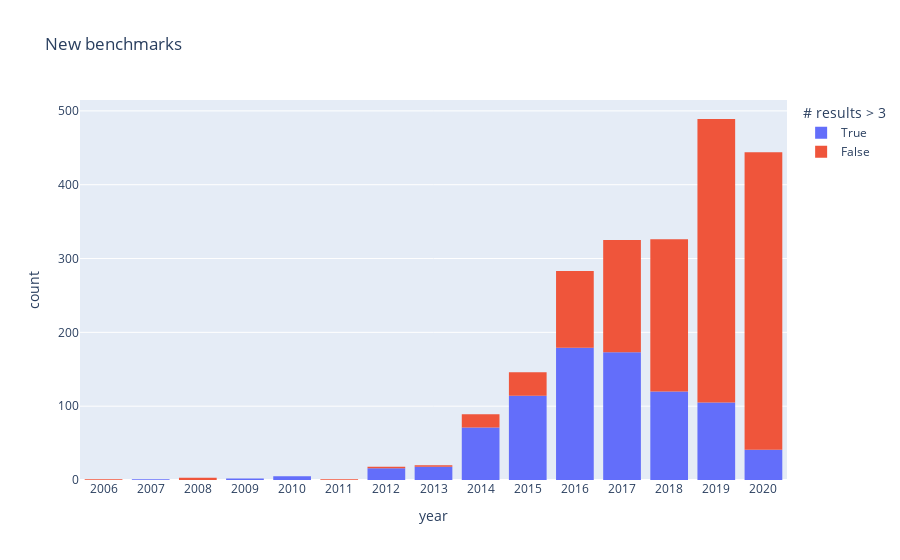
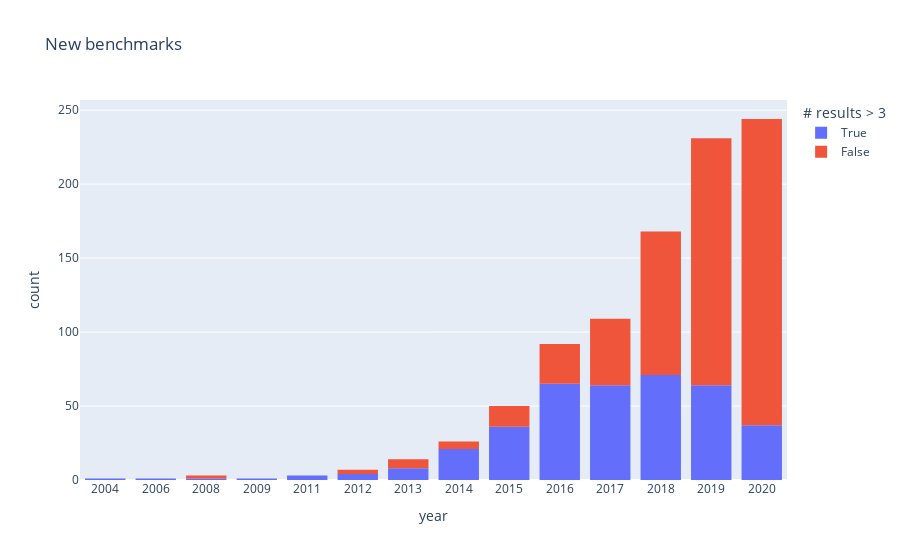

Notebook source saved alongside these figures, in order:
### Markdown cell above
## New Benchmarks

Below chart depicts the number of new benchmarks every year (Different metrics of a benchmark are aggregated, meaning the year a benchmark is reported as NEW is the year **any** metric is first reported)

\# results > 3: benchmark has at least 3 reported results in at least one metric; examples: 
+ True if 4 results in accuracy, only 1 in recall
+ False if 2 results in accuracy, 2 in recall

### Code cell
#@title New benchmarks
all["year"] = all["date"].dt.year

new = all.copy(deep = True)

new["# results > 3"] = True
idxe = all.groupby(["top_level_class_label", "task_label", "dataset_label", "metric_label"]).filter(lambda x: len(x) <= 3).index
new.loc[list(idxe),"# results > 3"] = False

new = new.groupby(["top_level_class", "top_level_class_label", "task_label", "dataset_label", "year"])["# results > 3"].any().reset_index()

new = new.groupby(["top_level_class", "top_level_class_label", "task_label", "dataset_label", "# results > 3"])['year'].min().reset_index()

new = new[new["year"] < YEAR_NOW]


for _, grp in new.groupby(["top_level_class"]):   
    print(grp.iloc[0]['top_level_class_label'])
    # group = pd.read_csv(f"trajectory_grouping_{grp.iloc[0]['top_level_class'].replace('https://identifiers.org/ito:', '')}.csv")
    grp["year"] = grp["year"].astype(str)
    grp = grp.sort_values(by="# results > 3", ascending=False)
    # set cumulative = True, # benchmarkes created till now
    fig = px.histogram(grp, x="year", title='New benchmarks', color="# results > 3").update_xaxes(categoryorder='category ascending')
    fig.show()

### Figure 1 — Plotly figure (JSON) as saved in the notebook; plotly's stock layout.template omitted (floating-point values rounded to 4 significant figures; data arrays with more than 128 entries replaced by an {"elided": "..."} marker saying what was removed)
{"data": [{"alignmentgroup": "True", "bingroup": "x", "hovertemplate": "# results > 3=True<br>year=%{x}<br>count=%{y}<extra></extra>", "legendgroup": "True", "marker": {"color": "#636efa", "pattern": {"shape": ""}}, "name": "True", "offsetgroup": "True", "orientation": "v", "showlegend": true, "type": "histogram", "x": {"elided": "845 str values"}, "xaxis": "x", "yaxis": "y"}, {"alignmentgroup": "True", "bingroup": "x", "hovertemplate": "# results > 3=False<br>year=%{x}<br>count=%{y}<extra></extra>", "legendgroup": "False", "marker": {"color": "#EF553B", "pattern": {"shape": ""}}, "name": "False", "offsetgroup": "False", "orientation": "v", "showlegend": true, "type": "histogram", "x": {"elided": "1308 str values"}, "xaxis": "x", "yaxis": "y"}], "layout": {"barmode": "relative", "legend": {"title": {"text": "# results > 3"}, "tracegroupgap": 0}, "title": {"text": "New benchmarks"}, "xaxis": {"anchor": "y", "categoryorder": "category ascending", "domain": [0, 1], "title": {"text": "year"}}, "yaxis": {"anchor": "x", "domain": [0, 1], "title": {"text": "count"}}}}

### Figure 2 — Plotly figure (JSON) as saved in the notebook; plotly's stock layout.template omitted (floating-point values rounded to 4 significant figures; data arrays with more than 128 entries replaced by an {"elided": "..."} marker saying what was removed)
{"data": [{"alignmentgroup": "True", "bingroup": "x", "hovertemplate": "# results > 3=True<br>year=%{x}<br>count=%{y}<extra></extra>", "legendgroup": "True", "marker": {"color": "#636efa", "pattern": {"shape": ""}}, "name": "True", "offsetgroup": "True", "orientation": "v", "showlegend": true, "type": "histogram", "x": {"elided": "377 str values"}, "xaxis": "x", "yaxis": "y"}, {"alignmentgroup": "True", "bingroup": "x", "hovertemplate": "# results > 3=False<br>year=%{x}<br>count=%{y}<extra></extra>", "legendgroup": "False", "marker": {"color": "#EF553B", "pattern": {"shape": ""}}, "name": "False", "offsetgroup": "False", "orientation": "v", "showlegend": true, "type": "histogram", "x": {"elided": "573 str values"}, "xaxis": "x", "yaxis": "y"}], "layout": {"barmode": "relative", "legend": {"title": {"text": "# results > 3"}, "tracegroupgap": 0}, "title": {"text": "New benchmarks"}, "xaxis": {"anchor": "y", "categoryorder": "category ascending", "domain": [0, 1], "title": {"text": "year"}}, "yaxis": {"anchor": "x", "domain": [0, 1], "title": {"text": "count"}}}}
